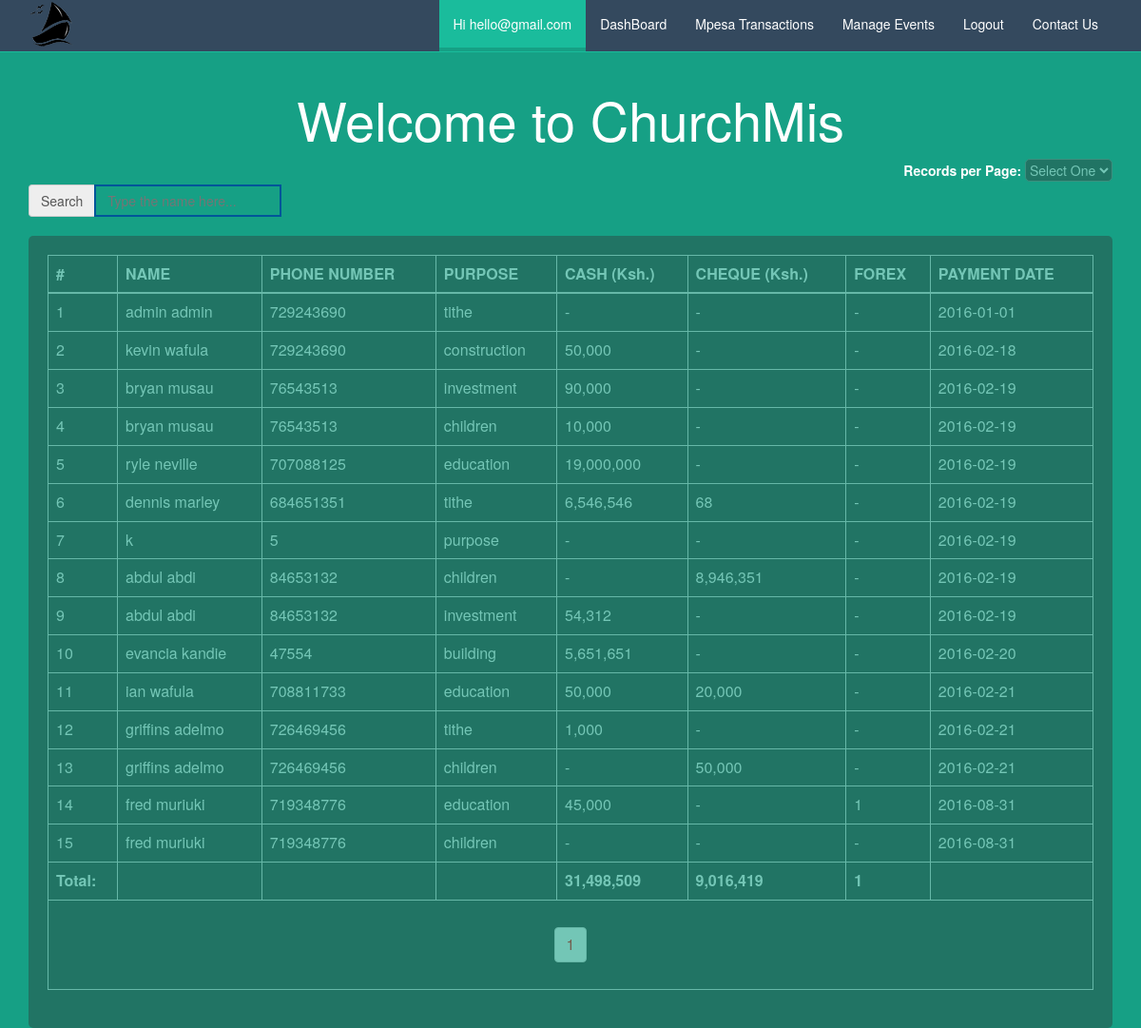
The app's page /overall_records.php (signed in) with its own data.
### tables this page shows
CREATE TABLE `payments` (
  `id`             INT(11)     NOT NULL,
  `purpose`        VARCHAR(25) NOT NULL,
  `cash`           INT(11)     NOT NULL DEFAULT '0',
  `cheque`         INT(11)     NOT NULL DEFAULT '0',
  `forex`          INT(11)     NOT NULL DEFAULT '0',
  `receipt_status` TINYINT(1)  NOT NULL DEFAULT '0',
  `payment_date`   DATE        NOT NULL
);

CREATE TABLE `details` (
  `id`           INT(11)     NOT NULL,
  `full_name`    VARCHAR(30) NOT NULL,
  `phone_number` INT(11)     NOT NULL,
  `gender`       VARCHAR(7)  NOT NULL,
  `registrar`    VARCHAR(50) NOT NULL DEFAULT 'kevinwafula60@gmail.com'
);

### includes/db_operations.php (the view, shortened to what this page needs)
<?php
    class db_operations {
        private static $DB_CONN;
        public function __construct($connection) {
            include_once 'config.php';
            self::$DB_CONN = $connection;
        }
        public static function paginglink($query, $records_per_page) {
            $self = $_SERVER['PHP_SELF'];
            $stmt = self::$DB_CONN->prepare($query);
            $stmt->execute();
            $total_no_of_records = $stmt->rowCount();
            if ($total_no_of_records > 0) {
                ?>
                <ul class="pagination"><?php
                $total_no_of_pages = ceil($total_no_of_records / $records_per_page);
                $current_page = 1;
                for ($i = 1; $i <= $total_no_of_pages; $i++) {
                    if ($i == $current_page) {
                        echo "<li><a href='" . $self . "?page_no=" . $i . "' style='color:red;'>" . $i . "</a></li>";
                    } else {
                        echo "<li><a href='" . $self . "?page_no=" . $i . "'>" . $i . "</a></li>";
                    }
                }
                ?></ul><?php
            }
        }
        public static function getAllUserData($query) {
            try {
                $no = 1;
                $total_cash = 0;
                $total_cheque = 0;
                $total_forex = 0;
                $result = self::$DB_CONN->query($query);
                foreach ($result as $data) {
                    if ($data[CASH] == '0') {
                        $cash = '-';
                    } else {
                        $cash = number_format($data[CASH]);
                    }
                    if ($data[CHEQUE] == '0') {
                        $cheque = '-';
                    } else {
                        $cheque = number_format($data[CHEQUE]);
                    }
                    if ($data[FOREX] == '0') {
                        $forex = '-';
                    } else {
                        $forex = number_format($data[FOREX]);
                    }
                    echo '
		<tr>
			<td>' . $no . '</td>
			<td>' . $data[FULL_NAME] . '</td>
			<td>' . $data[PHONE_NUMBER] . '</td>
			<td>' . $data[PURPOSE] . '</td>
			<td>' . $cash . '</td>
			<td>' . $cheque . '</td>
			<td>' . $forex . '</td>
			<td>' . $data[PAYMENT_DATE] . '</td>
		</tr>
		';
                    $total_cash += $data[CASH];
                    $total_cheque += $data[CHEQUE];
                    $total_forex += $data[FOREX];
                    $no++;
                }
                if ($total_forex == '0') {
                    $total_forex = "-";
                } else {
                    $total_forex = number_format($total_forex);
                }
                echo '<tr>
			<td><b>Total:</b></td>
			<td></td>
			<td></td>
			<td></td>
			<td><b>' . number_format($total_cash) . '</b></td>
			<td><b>' . number_format($total_cheque) . '</b></td>
			<td><b>' . $total_forex . '</b></td>
			<td></td>
		</tr>';
            } catch (PDOException $e) {
                echo "Error " . $e->getMessage();
            }
        }
    }

### records on screen
payments: id.full_name "admin admin", id.phone_number "729243690", purpose "tithe", cash "-", cheque "-", forex "-", payment_date "2016-01-01"
payments: id.full_name "kevin wafula", id.phone_number "729243690", purpose "construction", cash "50,000", cheque "-", forex "-", payment_date "2016-02-18"
payments: id.full_name "bryan musau", id.phone_number "76543513", purpose "investment", cash "90,000", cheque "-", forex "-", payment_date "2016-02-19"
payments: id.full_name "bryan musau", id.phone_number "76543513", purpose "children", cash "10,000", cheque "-", forex "-", payment_date "2016-02-19"
payments: id.full_name "ryle neville", id.phone_number "707088125", purpose "education", cash "19,000,000", cheque "-", forex "-", payment_date "2016-02-19"
payments: id.full_name "dennis marley", id.phone_number "684651351", purpose "tithe", cash "6,546,546", cheque "68", forex "-", payment_date "2016-02-19"
payments: id.full_name "k", id.phone_number "5", purpose "purpose", cash "-", cheque "-", forex "-", payment_date "2016-02-19"
payments: id.full_name "abdul abdi", id.phone_number "84653132", purpose "children", cash "-", cheque "8,946,351", forex "-", payment_date "2016-02-19"
payments: id.full_name "abdul abdi", id.phone_number "84653132", purpose "investment", cash "54,312", cheque "-", forex "-", payment_date "2016-02-19"
payments: id.full_name "evancia kandie", id.phone_number "47554", purpose "building", cash "5,651,651", cheque "-", forex "-", payment_date "2016-02-20"
payments: id.full_name "ian wafula", id.phone_number "708811733", purpose "education", cash "50,000", cheque "20,000", forex "-", payment_date "2016-02-21"
payments: id.full_name "griffins adelmo", id.phone_number "726469456", purpose "tithe", cash "1,000", cheque "-", forex "-", payment_date "2016-02-21"
payments: id.full_name "griffins adelmo", id.phone_number "726469456", purpose "children", cash "-", cheque "50,000", forex "-", payment_date "2016-02-21"
payments: id.full_name "fred muriuki", id.phone_number "719348776", purpose "education", cash "45,000", cheque "-", forex "1", payment_date "2016-08-31"
payments: id.full_name "fred muriuki", id.phone_number "719348776", purpose "children", cash "-", cheque "-", forex "-", payment_date "2016-08-31"

### other values on screen
$_SESSION['username'] "hello@gmail.com"
$total_cash "31,498,509"
$total_cheque "9,016,419"
$total_forex "1"
